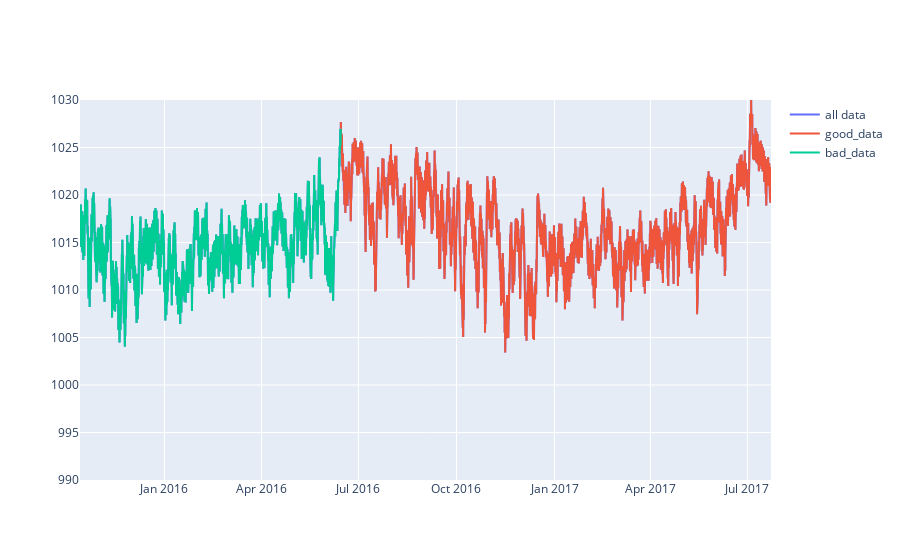

This figure's notebook cell:
### Code cell
ylim=[990,1030]
fig = go.Figure(layout_yaxis_range=[ylim[0],ylim[1]])
fig.add_trace(go.Scatter(x=qc.data.index, y=qc.data['pres'],
                    mode='lines',
                    name='all data'))
fig.add_trace(go.Scatter(x=qc.filtered_data.index, y=qc.filtered_data,
                    mode='lines',
                    name='good_data'))
fig.add_trace(go.Scatter(x=qc.filtered_bad_data.index, y=qc.filtered_bad_data,
                    mode='lines',
                    name='bad_data'))

### Figure 1 — Plotly figure (JSON) as saved in the notebook; plotly's stock layout.template omitted (floating-point values rounded to 4 significant figures; data arrays with more than 128 entries replaced by an {"elided": "..."} marker saying what was removed)
{"data": [{"mode": "lines", "name": "all data", "type": "scatter", "x": {"elided": "15562 str values"}, "y": {"elided": "15562 float values"}}, {"mode": "lines", "name": "good_data", "type": "scatter", "x": {"elided": "9687 str values"}, "y": {"elided": "9687 float values"}}, {"mode": "lines", "name": "bad_data", "type": "scatter", "x": {"elided": "5875 str values"}, "y": {"elided": "5875 float values"}}], "layout": {"yaxis": {"range": [990, 1030]}}}
